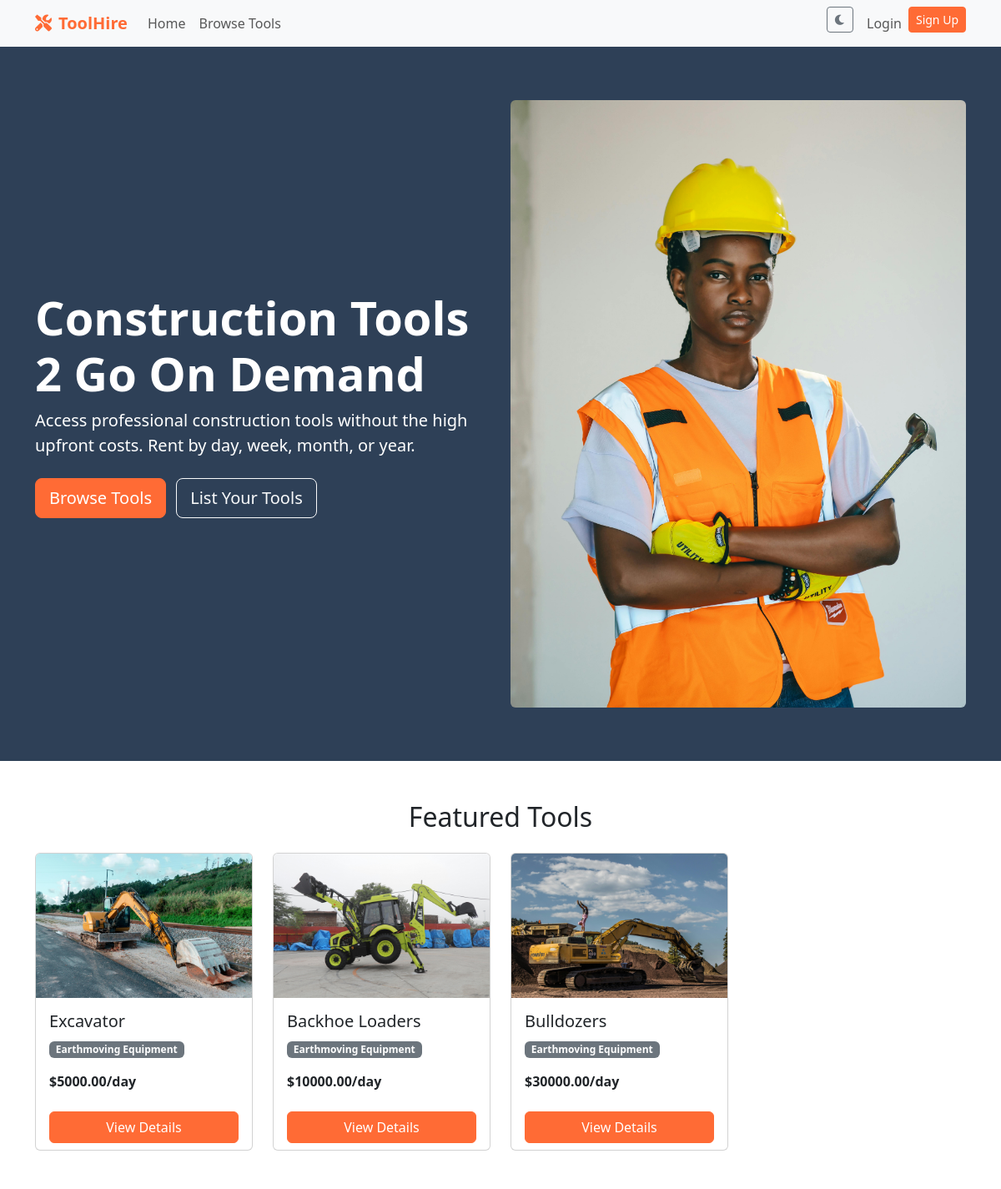
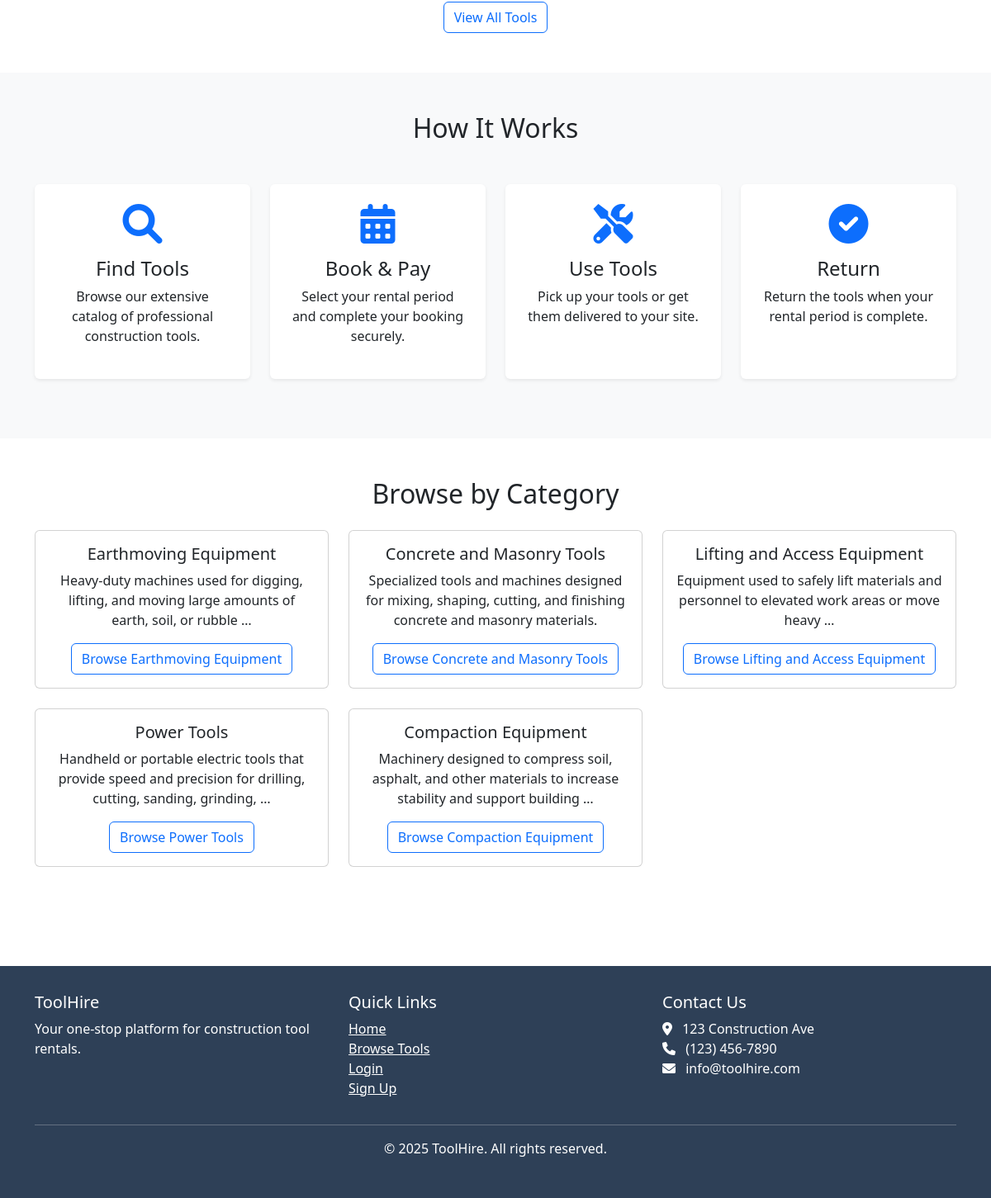
The page / on the database its author committed (2 pictures, top to bottom).
### tools/models.py (models this page shows, shortened)
class Tool(models.Model):
    CONDITION_CHOICES = (
        ('new', 'New'),
        ('excellent', 'Excellent'),
        ('good', 'Good'),
        ('fair', 'Fair'),
        ('poor', 'Poor'),
    )
    name = models.CharField(max_length=200)
    description = models.TextField()
    category = models.ForeignKey(Category, on_delete=models.CASCADE, related_name='tools')
    owner = models.ForeignKey(CustomUser, on_delete=models.CASCADE, related_name='tools')
    condition = models.CharField(max_length=10, choices=CONDITION_CHOICES, default='good')
    price_per_day = models.DecimalField(max_digits=10, decimal_places=2)
    price_per_week = models.DecimalField(max_digits=10, decimal_places=2, null=True, blank=True)
    price_per_month = models.DecimalField(max_digits=10, decimal_places=2, null=True, blank=True)
    price_per_year = models.DecimalField(max_digits=10, decimal_places=2, null=True, blank=True)
    location = models.CharField(max_length=200)
    available = models.BooleanField(default=True)
    created_at = models.DateTimeField(auto_now_add=True)
    updated_at = models.DateTimeField(auto_now=True)

class ToolImage(models.Model):
    tool = models.ForeignKey(Tool, on_delete=models.CASCADE, related_name='images')
    image = models.ImageField(upload_to='tool_images/')
    is_primary = models.BooleanField(default=False)

class Category(models.Model):
    name = models.CharField(max_length=100)
    description = models.TextField(blank=True)
    class Meta:
        verbose_name_plural = "Categories"

### core/views.py (the view)
# urls.py: 2. Add a URL to urlpatterns:  path('', views.home, name='home')
def home(request):
    featured_tools = Tool.objects.filter(available=True)[:8]
    categories = Category.objects.all()
    context = {
        'featured_tools': featured_tools,
        'categories': categories,
    }
    return render(request, 'core/home.html', context)

### templates/core/home.html
{% extends 'base.html' %}
{% block content %}
<section class="hero-section">
    <div class="container">
        <div class="row align-items-center">
            <div class="col-lg-6">
                <h1 class="display-4 fw-bold">Construction Tools 2 Go On Demand</h1>
                <p class="lead">Access professional construction tools without the high upfront costs. Rent by day, week, month, or year.</p>
                <div class="mt-4">
                    <a href="{% url 'tools:tool_list' %}" class="btn btn-primary btn-lg me-2">Browse Tools</a>
                    <a href="{% url 'tools:create_tool' %}" class="btn btn-outline-light btn-lg">List Your Tools</a>
                </div>
            </div>
            <div class="col-lg-6">
                <img src="construction pic.jpg" alt="Construction Tools" class="img-fluid rounded">
            </div>
        </div>
    </div>
</section>
<section class="py-5">
    <div class="container">
        <h2 class="text-center mb-4">Featured Tools</h2>
        <div class="row">
            {% for tool in featured_tools %}
                <div class="col-md-3 mb-4">
                    <div class="card h-100 tool-card">
                        {% if tool.images.exists %}
                            <img src="{{ tool.images.first.image.url }}" class="card-img-top" alt="{{ tool.name }}">
                        {% else %}
                            <img src="https://via.placeholder.com/300x200" class="card-img-top" alt="{{ tool.name }}">
                        {% endif %}
                        <div class="card-body">
                            <h5 class="card-title">{{ tool.name }}</h5>
                            <p class="card-text">
                                <span class="badge bg-secondary">{{ tool.category.name }}</span>
                            </p>
                            <p class="card-text fw-bold">${{ tool.price_per_day }}/day</p>
                        </div>
                        <div class="card-footer bg-transparent border-top-0">
                            <a href="{% url 'tools:tool_detail' tool.id %}" class="btn btn-primary w-100">View Details</a>
                        </div>
                    </div>
                </div>
            {% empty %}
                <div class="col-12 text-center">
                    <p>No tools available at the moment.</p>
                </div>
            {% endfor %}
        </div>
        <div class="text-center mt-4">
            <a href="{% url 'tools:tool_list' %}" class="btn btn-outline-primary">View All Tools</a>
        </div>
    </div>
</section>
<section class="py-5 bg-light">
    <div class="container">
        <h2 class="text-center mb-5">How It Works</h2>
        <div class="row text-center">
            <div class="col-md-3 mb-4">
                <div class="bg-white p-4 rounded shadow-sm h-100">
                    <i class="fas fa-search fa-3x text-primary mb-3"></i>
                    <h4>Find Tools</h4>
                    <p>Browse our extensive catalog of professional construction tools.</p>
                </div>
            </div>
            <div class="col-md-3 mb-4">
                <div class="bg-white p-4 rounded shadow-sm h-100">
                    <i class="fas fa-calendar-alt fa-3x text-primary mb-3"></i>
                    <h4>Book & Pay</h4>
                    <p>Select your rental period and complete your booking securely.</p>
                </div>
            </div>
            <div class="col-md-3 mb-4">
                <div class="bg-white p-4 rounded shadow-sm h-100">
                    <i class="fas fa-tools fa-3x text-primary mb-3"></i>
                    <h4>Use Tools</h4>
                    <p>Pick up your tools or get them delivered to your site.</p>
                </div>
            </div>
            <div class="col-md-3 mb-4">
                <div class="bg-white p-4 rounded shadow-sm h-100">
                    <i class="fas fa-check-circle fa-3x text-primary mb-3"></i>
                    <h4>Return</h4>
                    <p>Return the tools when your rental period is complete.</p>
                </div>
            </div>
        </div>
    </div>
</section>
<section class="py-5">
    <div class="container">
        <h2 class="text-center mb-4">Browse by Category</h2>
        <div class="row">
            {% for category in categories %}
                <div class="col-md-4 mb-4">
                    <div class="card h-100">
                        <div class="card-body text-center">
                            <h5 class="card-title">{{ category.name }}</h5>
                            <p class="card-text">{{ category.description|truncatewords:15 }}</p>
                            <a href="{% url 'tools:tool_list' %}?category={{ category.id }}" class="btn btn-outline-primary">Browse {{ category.name }}</a>
                        </div>
                    </div>
                </div>
            {% empty %}
                <div class="col-12 text-center">
                    <p>No categories available.</p>
                </div>
            {% endfor %}
        </div>
    </div>
</section>
{% endblock %}

### templates/base.html (shortened to what this page needs)
<!DOCTYPE html>
<html lang="en">
<head>
    <link href="https://cdn.jsdelivr.net/npm/bootstrap-icons@1.10.5/font/bootstrap-icons.css" rel="stylesheet">
    <link href="https://cdn.jsdelivr.net/npm/bootstrap@5.3.0-alpha1/dist/css/bootstrap.min.css" rel="stylesheet">
    <link rel="stylesheet" href="https://cdnjs.cloudflare.com/ajax/libs/font-awesome/6.0.0/css/all.min.css">
</head>
<body class="{% if user.is_authenticated and user.dark_mode %}dark-mode{% endif %}">
    <nav class="navbar navbar-expand-lg navbar-light bg-light">
        <div class="container">
            <a class="navbar-brand" href="{% url 'home' %}">
                <i class="fas fa-tools me-2"></i>ToolHire
            </a>
            <div class="collapse navbar-collapse" id="navbarNav">
                <ul class="navbar-nav me-auto">
                    <li class="nav-item">
                        <a class="nav-link" href="{% url 'home' %}">Home</a>
                    </li>
                    <li class="nav-item">
                        <a class="nav-link" href="{% url 'tools:tool_list' %}">Browse Tools</a>
                    </li>
                </ul>
                <ul class="navbar-nav">
                    <li class="nav-item">
                        <button id="darkModeToggle" class="btn btn-sm btn-outline-secondary me-2">
                            <i class="fas fa-moon"></i>
                        </button>
                    </li>
                    {% if user.is_authenticated %}
                        <li class="nav-item dropdown">
                            <a class="nav-link dropdown-toggle" href="#" id="userDropdown" role="button" data-bs-toggle="dropdown">
                                <i class="fas fa-user me-1"></i> {{ user.username }}
                            </a>
                            <ul class="dropdown-menu dropdown-menu-end">
                                <li><a class="dropdown-item" href="{% url 'accounts:dashboard' %}">Dashboard</a></li>
                                <li><a class="dropdown-item" href="{% url 'accounts:profile' %}">Profile</a></li>
                                <li><hr class="dropdown-divider"></li>
                                <li><a class="dropdown-item" href="{% url 'accounts:logout' %}">Logout</a></li>
                            </ul>
                        </li>
                    {% else %}
                        <li class="nav-item">
                            <a class="nav-link" href="{% url 'accounts:login' %}">Login</a>
                        </li>
                        <li class="nav-item">
                            <a class="btn btn-primary btn-sm" href="{% url 'accounts:register' %}">Sign Up</a>
                        </li>
                    {% endif %}
                </ul>
            </div>
        </div>
    </nav>
    {% block content %}{% endblock %}
    <footer class="footer">
        <div class="container">
            <div class="row">
                <div class="col-md-4">
                    <h5>ToolHire</h5>
                    <p>Your one-stop platform for construction tool rentals.</p>
                </div>
                <div class="col-md-4">
                    <h5>Quick Links</h5>
                    <ul class="list-unstyled">
                        <li><a href="{% url 'home' %}" class="text-white">Home</a></li>
                        <li><a href="{% url 'tools:tool_list' %}" class="text-white">Browse Tools</a></li>
                        {% if user.is_authenticated %}
                            <li><a href="{% url 'accounts:dashboard' %}" class="text-white">Dashboard</a></li>
                        {% else %}
                            <li><a href="{% url 'accounts:login' %}" class="text-white">Login</a></li>
                            <li><a href="{% url 'accounts:register' %}" class="text-white">Sign Up</a></li>
                        {% endif %}
                    </ul>
                </div>
                <div class="col-md-4">
                    <h5>Contact Us</h5>
                    <address>
                        <i class="fas fa-map-marker-alt me-2"></i> 123 Construction Ave<br>
                        <i class="fas fa-phone me-2"></i> (123) 456-7890<br>
                        <i class="fas fa-envelope me-2"></i> info@toolhire.com
                    </address>
                </div>
            </div>
            <hr class="bg-light">
            <div class="text-center">
                <p>&copy; {% now "Y" %} ToolHire. All rights reserved.</p>
            </div>
        </div>
    </footer>
</body>
</html>

### templates/base.html (style rules this page uses)
:root { --primary-color: #ff6b35; --secondary-color: #2e4057; --light-color: #f8f9fa; --dark-color: #212529; }
.btn-primary { background-color: var(--primary-color); border-color: var(--primary-color); }
.navbar-brand { font-weight: bold; color: var(--primary-color) !important; }
.hero-section { background-color: var(--secondary-color); color: white; padding: 4rem 0; }
.tool-card { transition: transform 0.3s; }
.footer { background-color: var(--secondary-color); color: white; padding: 2rem 0; margin-top: 3rem; }

### rows shown on the page
Tool: images.first.image (picture), name "Excavator", category.name "Earthmoving Equipment", price_per_day "5000.00"
Tool: images.first.image (picture), name "Backhoe Loaders", category.name "Earthmoving Equipment", price_per_day "10000.00"
Tool: images.first.image (picture), name "Bulldozers", category.name "Earthmoving Equipment", price_per_day "30000.00"
Category: name "Earthmoving Equipment", description "Heavy-duty machines used for digging, lifting, and moving large amounts of earth, soil, or rubble …"
Category: name "Concrete and Masonry Tools", description "Specialized tools and machines designed for mixing, shaping, cutting, and finishing concrete and masonry materials."
Category: name "Lifting and Access Equipment", description "Equipment used to safely lift materials and personnel to elevated work areas or move heavy …"
Category: name "Power Tools", description "Handheld or portable electric tools that provide speed and precision for drilling, cutting, sanding, grinding, …"
Category: name "Compaction Equipment", description "Machinery designed to compress soil, asphalt, and other materials to increase stability and support building …"
